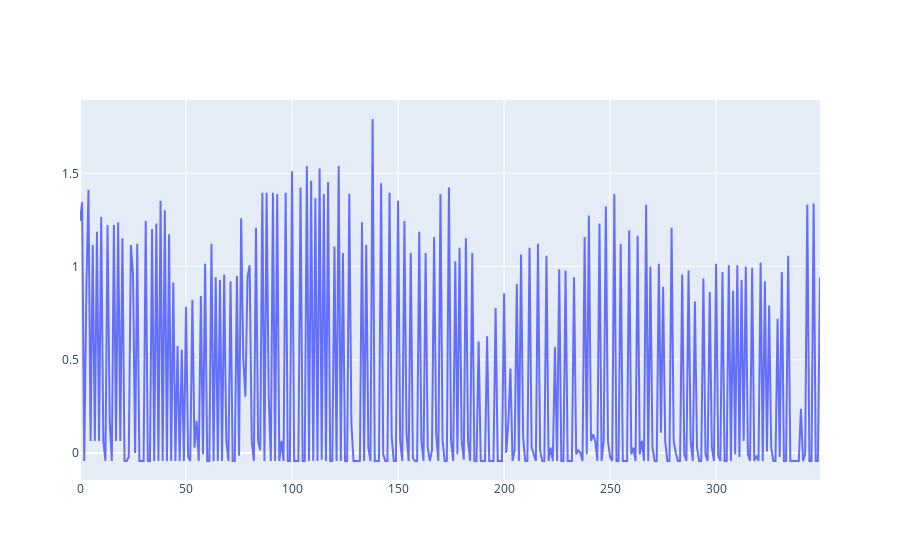

The notebook cell saved with this chart:
### Code cell
data=go.Scatter(
            x = time_train,
            y = train.iloc[:,-1],
            mode="lines",
            name=f"TWIST",)
fig=go.Figure(data=data)
pyo.iplot(fig)

### Figure 1 — Plotly figure (JSON) as saved in the notebook; plotly's stock layout.template omitted (floating-point values rounded to 4 significant figures; data arrays with more than 128 entries replaced by an {"elided": "..."} marker saying what was removed)
{"data": [{"mode": "lines", "name": "TWIST", "type": "scatter", "x": {"elided": "350 int values"}, "y": {"elided": "350 float values"}}], "layout": {}}
